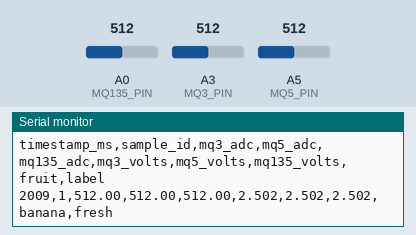
Recording of a sketch running on a simulated Arduino Uno, built with avr-gcc and run on an emulated ATmega328P. Parts: the last lines printed to the serial monitor. The test bench sets the inputs (shaded band); at power-on: A0 (MQ135_PIN) = 512, A3 (MQ3_PIN) = 512, A5 (MQ5_PIN) = 512.

Above: at 2.2 s.
2.3 s: A0 (MQ135_PIN) set to 716
At 3.6 s:
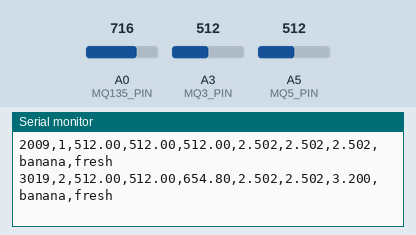
3.8 s: A3 (MQ3_PIN) set to 716
At 4.9 s:
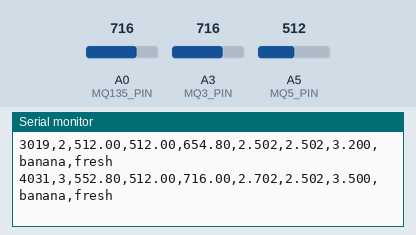
5.3 s: A5 (MQ5_PIN) set to 716
At 6.6 s:
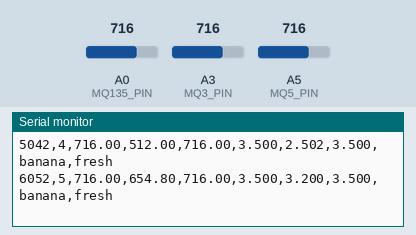
6.8 s: A0 (MQ135_PIN) set to 900
At 7.9 s:
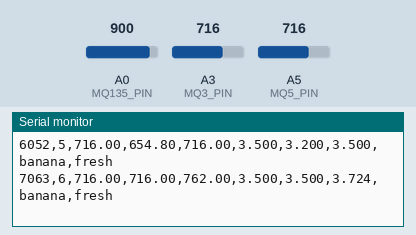
8.3 s: A3 (MQ3_PIN) set to 900
At 9.6 s:
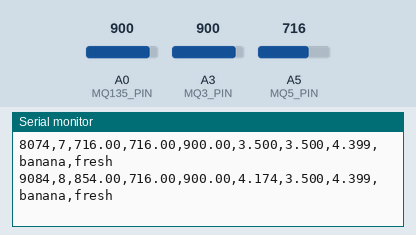
9.8 s: A5 (MQ5_PIN) set to 900
At 10.8 s:
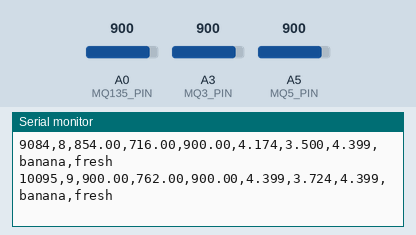
Timing chart, 0 to 12.3 s (numbered marks = the images above; inputs shaded):
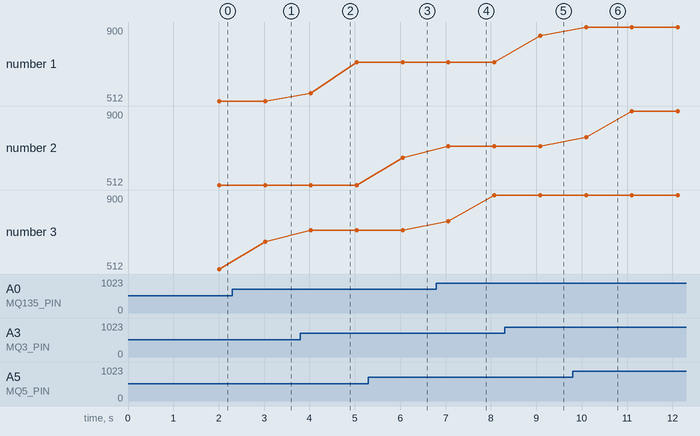

The sketch:

data_logging.ino
```cpp
/*
  =============================================================================
  Gas Sensors CSV Dataset Collector for TinyML / Machine Learning
  =============================================================================
  Sensors: MQ-3 (A3), MQ-5 (A5), MQ-135 (A0)
  Averaging: 20 consecutive samples per output record
  Output: CSV format via Serial (115200 baud)

  Instructions:
  1. Upload code to Arduino.
  2. Open Serial Monitor or Serial Plotter.
  3. Copy the output or redirect Serial stream to a .csv file using
     Python (pyserial), TeraTerm, or PuTTY.
  =============================================================================
*/

#include <Arduino.h>

// Sensor Pin Definitions
const uint8_t MQ5_PIN   = A5;
const uint8_t MQ3_PIN   = A3;
const uint8_t MQ135_PIN = A0;

// ADC & System Parameters
const float ADC_REFERENCE_VOLTAGE = 5.0f;
const float ADC_MAX_VALUE         = 1023.0f;
const uint8_t NUM_SAMPLES         = 20;    // Number of samples to average
const unsigned long SAMPLE_DELAY  = 50;    // Delay between individual readings (ms) -> 20 * 50ms = 1s per record

// Metadata Config (Change these values before recording each session!)
const char FRUIT_TYPE[] = "banana";  // Options e.g.: "apple", "banana", "tomato", "no_fruit"
const char STATE_LABEL[] = "fresh";  // Options: "fresh", "starts_to_spoil", "spoiled", "no_fruit"

// Tracking variables
unsigned long sampleCounter = 0;

// Convert raw ADC value (0-1023) to Voltage (0.0 - 5.0V)
float adcToVoltage(float adcValue) {
  return adcValue * ADC_REFERENCE_VOLTAGE / ADC_MAX_VALUE;
}

void printCsvHeader() {
  Serial.println(F("timestamp_ms,sample_id,mq3_adc,mq5_adc,mq135_adc,mq3_volts,mq5_volts,mq135_volts,fruit,label"));
}

void setup() {
  Serial.begin(115200);
  while (!Serial) { ; } // Wait for serial port to connect

  // Allow sensors a brief moment to settle
  delay(1000);

  // Output CSV Header
  printCsvHeader();
}

void loop() {
  float sumMQ3   = 0.0f;
  float sumMQ5   = 0.0f;
  float sumMQ135 = 0.0f;

  // 1. Collect 20 samples and calculate accumulated sum
  for (uint8_t i = 0; i < NUM_SAMPLES; ++i) {
    sumMQ3   += analogRead(MQ3_PIN);
    sumMQ5   += analogRead(MQ5_PIN);
    sumMQ135 += analogRead(MQ135_PIN);
    delay(SAMPLE_DELAY);
  }

  // 2. Compute averages
  float avgMQ3   = sumMQ3 / (float)NUM_SAMPLES;
  float avgMQ5   = sumMQ5 / (float)NUM_SAMPLES;
  float avgMQ135 = sumMQ135 / (float)NUM_SAMPLES;

  // 3. Compute voltages from averaged ADC
  float voltMQ3   = adcToVoltage(avgMQ3);
  float voltMQ5   = adcToVoltage(avgMQ5);
  float voltMQ135 = adcToVoltage(avgMQ135);

  sampleCounter++;

  // 4. Output dataset row in CSV format
  Serial.print(millis());
  Serial.print(F(","));
  Serial.print(sampleCounter);
  Serial.print(F(","));
  Serial.print(avgMQ3, 2);
  Serial.print(F(","));
  Serial.print(avgMQ5, 2);
  Serial.print(F(","));
  Serial.print(avgMQ135, 2);
  Serial.print(F(","));
  Serial.print(voltMQ3, 3);
  Serial.print(F(","));
  Serial.print(voltMQ5, 3);
  Serial.print(F(","));
  Serial.print(voltMQ135, 3);
  Serial.print(F(","));
  Serial.print(FRUIT_TYPE);
  Serial.print(F(","));
  Serial.println(STATE_LABEL);
}
```

Measured:
- after the input at 2.3 s, the serial monitor: prints a new line after 0.72 s (image 1)
- after the input at 3.8 s, the serial monitor: prints a new line after 0.23 s (image 2)
- after the input at 5.3 s, the serial monitor: prints a new line after 0.75 s (image 3)
- after the input at 6.8 s, the serial monitor: prints a new line after 0.26 s (image 4)
- after the input at 8.3 s, the serial monitor: prints a new line after 0.79 s (image 5)
- after the input at 9.8 s, the serial monitor: prints a new line after 0.30 s (image 6)
- plotted number 1: 716 → 854 after the input at 8.3 s
- plotted number 3: 512 → 654.8 after the input at 2.3 s, 716 → 900 after the input at 6.8 s
